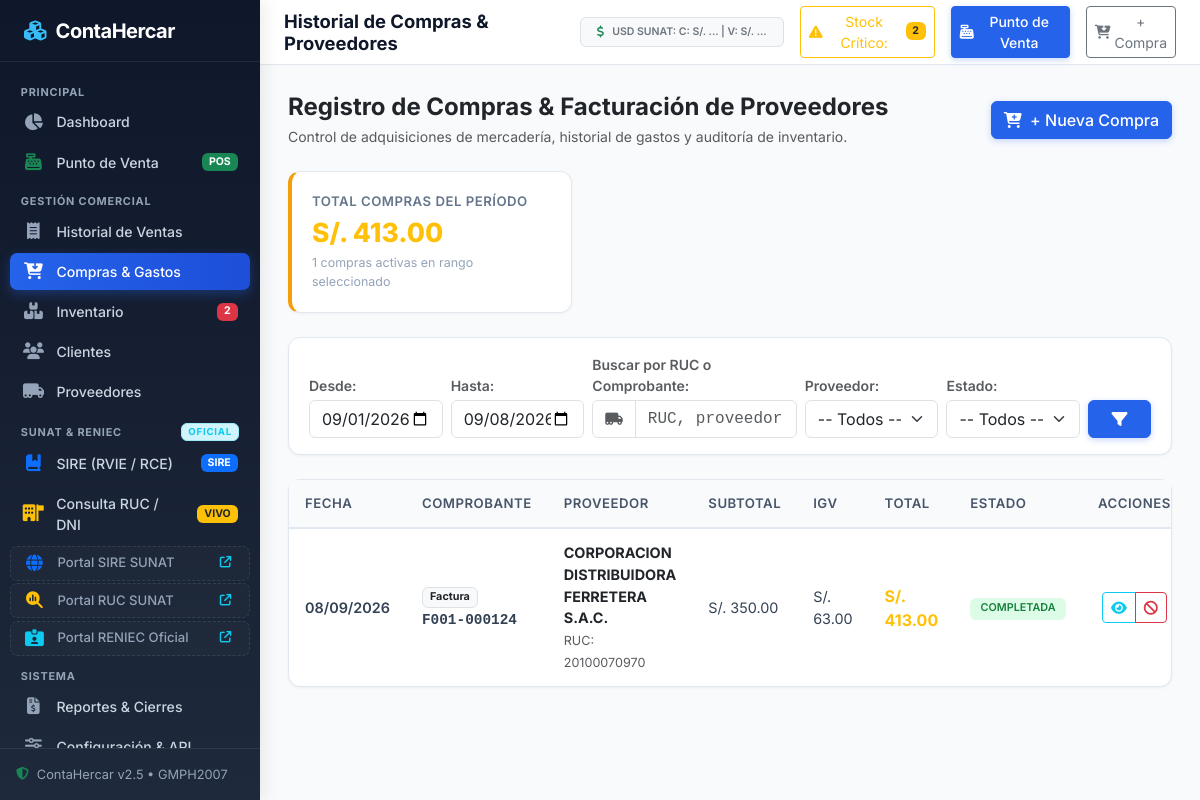
Screenshot of /compras.php with the database file from the repository.
### tables this page shows
CREATE TABLE `configuracion` (
  `id` int(11) NOT NULL AUTO_INCREMENT,
  `nombre_empresa` varchar(150) NOT NULL DEFAULT 'ContaHercar S.A.C.',
  `ruc_empresa` varchar(20) NOT NULL DEFAULT '20601234567',
  `direccion` varchar(255) DEFAULT 'Av. Principal 123, Lima - Per├║',
  `telefono` varchar(50) DEFAULT '+51 987 654 321',
  `email` varchar(100) DEFAULT 'contacto@contahercar.com',
  `moneda_simbolo` varchar(10) DEFAULT 'S/.',
  `moneda_nombre` varchar(30) DEFAULT 'Soles',
  `impuesto_nombre` varchar(20) DEFAULT 'IGV',
  `impuesto_porcentaje` decimal(5,2) DEFAULT 18.00,
  `api_ruc_url` varchar(255) DEFAULT 'https://api.apis.net.pe/v2/sunat/ruc?numero={numero}',
  `api_dni_url` varchar(255) DEFAULT 'https://api.apis.net.pe/v2/reniec/dni?numero={numero}',
  `api_ruc_token` varchar(255) DEFAULT '',
  `api_ruc_provider` varchar(50) DEFAULT 'apisnet',
  `updated_at` timestamp NOT NULL DEFAULT current_timestamp() ON UPDATE current_timestamp(),
  `sire_client_id` varchar(255) DEFAULT '',
  `sire_client_secret` varchar(255) DEFAULT '',
  `sire_usuario_sol` varchar(50) DEFAULT '',
  `sire_clave_sol` varchar(50) DEFAULT '',
  `sire_ambiente` varchar(20) DEFAULT 'beta',
  PRIMARY KEY (`id`)
);

CREATE TABLE `compras` (
  `id` int(11) NOT NULL AUTO_INCREMENT,
  `proveedor_id` int(11) NOT NULL,
  `tipo_comprobante` varchar(50) DEFAULT 'Factura',
  `serie_numero` varchar(50) NOT NULL,
  `fecha_compra` date NOT NULL,
  `subtotal` decimal(12,2) NOT NULL DEFAULT 0.00,
  `impuesto` decimal(12,2) NOT NULL DEFAULT 0.00,
  `total` decimal(12,2) NOT NULL DEFAULT 0.00,
  `estado` varchar(20) DEFAULT 'COMPLETADA',
  `observaciones` text DEFAULT NULL,
  `created_at` timestamp NOT NULL DEFAULT current_timestamp(),
  PRIMARY KEY (`id`),
  KEY `proveedor_id` (`proveedor_id`),
  CONSTRAINT `compras_ibfk_1` FOREIGN KEY (`proveedor_id`) REFERENCES `proveedores` (`id`)
);

CREATE TABLE `proveedores` (
  `id` int(11) NOT NULL AUTO_INCREMENT,
  `tipo_doc` varchar(10) NOT NULL DEFAULT 'RUC',
  `num_doc` varchar(20) NOT NULL,
  `razon_social` varchar(200) NOT NULL,
  `contacto` varchar(100) DEFAULT NULL,
  `direccion` varchar(255) DEFAULT NULL,
  `telefono` varchar(50) DEFAULT NULL,
  `email` varchar(100) DEFAULT NULL,
  `estado_sunat` varchar(50) DEFAULT 'ACTIVO',
  `created_at` timestamp NOT NULL DEFAULT current_timestamp(),
  PRIMARY KEY (`id`),
  UNIQUE KEY `num_doc` (`num_doc`)
);

### config/app.php (called while the page is built, shortened)
<?php
function getSystemConfig() {
    static $config = null;
    if ($config !== null) {
        return $config;
    }
    $pdo = getDBConnection();
    $stmt = $pdo->query("SELECT * FROM configuracion ORDER BY id ASC LIMIT 1");
    $config = $stmt->fetch();
    return $config;
}
function formatMoney($amount) {
    $cfg = getSystemConfig();
    $symbol = $cfg['moneda_simbolo'] ?? 'S/.';
    return $symbol . ' ' . number_format((float)$amount, 2, '.', ',');
}
function formatDate($dateStr) {
    $time = strtotime($dateStr);
    return date('d/m/Y', $time);
}

### compras.php (the view, shortened to what this page needs)
<?php
require_once __DIR__ . '/includes/header.php';
$pdo = getDBConnection();
$cfg = getSystemConfig();
$fechaIni = $_GET['fecha_ini'] ?? date('Y-m-01');
$fechaFin = $_GET['fecha_fin'] ?? date('Y-m-d');
$busqueda = isset($_GET['q']) ? trim($_GET['q']) : '';
$sql = "SELECT c.*, p.razon_social as proveedor_nombre, p.num_doc as proveedor_ruc
        FROM compras c
        INNER JOIN proveedores p ON c.proveedor_id = p.id
        WHERE c.fecha_compra BETWEEN ? AND ?";
$params = [$fechaIni, $fechaFin];
$sql .= " ORDER BY c.fecha_compra DESC, c.id DESC";
$stmt = $pdo->prepare($sql);
$stmt->execute($params);
$compras = $stmt->fetchAll();
$totalMonto = 0;
$totalCompletadas = 0;
foreach ($compras as $c) {
    if ($c['estado'] === 'COMPLETADA') {
        $totalMonto += (float)$c['total'];
        $totalCompletadas++;
    }
}
?>
<div class="d-flex flex-wrap align-items-center justify-content-between gap-3 mb-4">
    <div>
        <h4 class="mb-1 text-dark fw-bold">Registro de Compras & Facturación de Proveedores</h4>
        <p class="text-muted small mb-0">Control de adquisiciones de mercadería, historial de gastos y auditoría de inventario.</p>
    </div>
    <a href="compra_nueva.php" class="btn btn-primary">
        <i class="fa fa-cart-plus me-1"></i> + Nueva Compra
    </a>
</div>
<div class="row g-3 mb-4">
    <div class="col-12 col-md-6 col-lg-4">
        <div class="stat-card border-warning-accent">
            <div class="stat-title">Total Compras del Período</div>
            <div class="stat-value text-warning"><?= formatMoney($totalMonto) ?></div>
            <div class="stat-subtitle"><?= $totalCompletadas ?> compras activas en rango seleccionado</div>
        </div>
    </div>
</div>
<div class="card-custom mb-4">
    <div class="card-custom-body py-3">
        <form method="GET" action="compras.php" class="row g-2 align-items-end">
            <div class="col-6 col-md-2">
                <label class="form-label small fw-semibold text-muted mb-1">Desde:</label>
                <input type="date" name="fecha_ini" class="form-control" value="<?= htmlspecialchars($fechaIni) ?>">
            </div>
            <div class="col-6 col-md-2">
                <label class="form-label small fw-semibold text-muted mb-1">Hasta:</label>
                <input type="date" name="fecha_fin" class="form-control" value="<?= htmlspecialchars($fechaFin) ?>">
            </div>
            <div class="col-12 col-md-3">
                <label class="form-label small fw-semibold text-muted mb-1">Buscar por RUC o Comprobante:</label>
                <div class="input-group">
                    <span class="input-group-text bg-white"><i class="fa fa-truck-moving text-muted small"></i></span>
                    <input type="text" name="q" class="form-control font-monospace" placeholder="RUC, proveedor, serie..." value="<?= htmlspecialchars($busqueda) ?>">
                </div>
            </div>
            <div class="col-6 col-md-2">
                <label class="form-label small fw-semibold text-muted mb-1">Proveedor:</label>
                <select name="proveedor_id" class="form-select">
                    <option value="0">-- Todos --</option>
                </select>
            </div>
            <div class="col-6 col-md-2">
                <label class="form-label small fw-semibold text-muted mb-1">Estado:</label>
                <select name="estado" class="form-select">
                    <option value="">-- Todos --</option>
                </select>
            </div>
            <div class="col-12 col-md-1">
                <button type="submit" class="btn btn-primary w-100" title="Filtrar"><i class="fa fa-filter"></i></button>
            </div>
        </form>
    </div>
</div>
<div class="card-custom">
    <div class="card-custom-body p-0">
        <div class="table-responsive">
            <table class="table-custom">
                <thead>
                    <tr>
                        <th>Fecha</th>
                        <th>Comprobante</th>
                        <th>Proveedor</th>
                        <th>Subtotal</th>
                        <th><?= htmlspecialchars($cfg['impuesto_nombre']) ?></th>
                        <th>Total</th>
                        <th>Estado</th>
                        <th class="text-center">Acciones</th>
                    </tr>
                </thead>
                <tbody>
                    <?php if (empty($compras)): ?>
                        <tr>
                            <td colspan="8" class="text-center py-4 text-muted">
                                <i class="fa fa-receipt fs-2 mb-2 d-block text-secondary"></i>
                                No se encontraron compras en el rango de fechas seleccionado.
                            </td>
                        </tr>
                    <?php else: ?>
                        <?php foreach ($compras as $c): ?>
                            <tr>
                                <td><span class="fw-semibold"><?= formatDate($c['fecha_compra']) ?></span></td>
                                <td>
                                    <span class="badge bg-light text-dark border"><?= htmlspecialchars($c['tipo_comprobante']) ?></span><br>
                                    <span class="fw-bold font-monospace"><?= htmlspecialchars($c['serie_numero']) ?></span>
                                </td>
                                <td>
                                    <div class="fw-bold text-dark"><?= htmlspecialchars($c['proveedor_nombre']) ?></div>
                                    <small class="text-muted">RUC: <?= htmlspecialchars($c['proveedor_ruc']) ?></small>
                                </td>
                                <td><?= formatMoney($c['subtotal']) ?></td>
                                <td><?= formatMoney($c['impuesto']) ?></td>
                                <td class="fw-bold text-warning fs-6"><?= formatMoney($c['total']) ?></td>
                                <td>
                                    <span class="badge <?= $c['estado'] === 'COMPLETADA' ? 'badge-soft-success' : 'badge-soft-danger' ?>">
                                        <?= htmlspecialchars($c['estado']) ?>
                                    </span>
                                </td>
                                <td class="text-center">
                                    <div class="btn-group btn-group-sm">
                                        <button type="button" class="btn btn-outline-info" title="Ver Ítems Comprados" onclick="verDetalleCompra(<?= $c['id'] ?>)">
                                            <i class="fa fa-eye"></i>
                                        </button>
                                        <?php if ($c['estado'] === 'COMPLETADA'): ?>
                                            <button type="button" class="btn btn-outline-danger" title="Anular Compra y Revertir Stock" onclick="confirmarAnularCompra(<?= $c['id'] ?>, '<?= addslashes($c['serie_numero']) ?>')">
                                                <i class="fa fa-ban"></i>
                                            </button>
                                        <?php endif; ?>
                                    </div>
                                </td>
                            </tr>
                        <?php endforeach; ?>
                    <?php endif; ?>
                </tbody>
            </table>
        </div>
    </div>
</div>
<?php include __DIR__ . '/includes/footer.php'; ?>

### assets/css/style.css (style rules this page uses)
:root { --primary: #2563eb; --primary-dark: #1d4ed8; --primary-light: #eff6ff; --secondary: #64748b; --success: #10b981; --warning: #f59e0b; --danger: #ef4444; --info: #06b6d4; --dark: #0f172a; --dark-surface: #1e293b; --light-bg: #f8fafc; --border-color: #e2e8f0; --sidebar-width: 260px; --topbar-height: 65px; }
body { font-family: 'Inter', system-ui, -apple-system, BlinkMacSystemFont, 'Segoe UI', Roboto, Oxygen, Ubuntu, Cantarell, sans-serif; background-color: var(--light-bg); color: #334155; margin: 0; padding: 0; overflow-x: hidden; }
.card-custom { background: #ffffff; border: 1px solid var(--border-color); border-radius: 0.75rem; box-shadow: 0 1px 3px rgba(0, 0, 0, 0.05); margin-bottom: 1.5rem; transition: transform 0.2s, box-shadow 0.2s; }
.card-custom-body { padding: 1.25rem; }
.stat-card { background: #ffffff; border: 1px solid var(--border-color); border-radius: 0.75rem; padding: 1.25rem; position: relative; overflow: hidden; box-shadow: 0 1px 3px rgba(0, 0, 0, 0.04); transition: all 0.25s ease; }
.stat-card .stat-title { font-size: 0.825rem; font-weight: 600; text-transform: uppercase; letter-spacing: 0.5px; color: #64748b; margin-bottom: 0.35rem; }
.stat-card .stat-value { font-size: 1.65rem; font-weight: 800; color: var(--dark); line-height: 1.2; }
.stat-card .stat-subtitle { font-size: 0.78rem; color: #94a3b8; margin-top: 0.35rem; }
.stat-card.border-warning-accent { border-left: 4px solid var(--warning); }
.table-custom { width: 100%; margin-bottom: 0; border-collapse: separate; border-spacing: 0; }
.table-custom th { background-color: #f8fafc; color: #475569; font-weight: 600; font-size: 0.825rem; text-transform: uppercase; letter-spacing: 0.5px; padding: 0.85rem 1rem; border-bottom: 2px solid var(--border-color); }
.table-custom td { padding: 0.85rem 1rem; vertical-align: middle; border-bottom: 1px solid var(--border-color); font-size: 0.9rem; }
.table-custom tr:last-child td { border-bottom: none; }
.badge-soft-success { background-color: #dcfce7; color: #15803d; font-weight: 600; padding: 0.35rem 0.65rem; border-radius: 0.375rem; }
.btn-primary { background-color: var(--primary); border-color: var(--primary); box-shadow: 0 2px 6px rgba(37, 99, 235, 0.25); font-weight: 500; }

### rows the page displays
configuracion: moneda_simbolo "S/. 413.00", impuesto_nombre "IGV"
compras: fecha_compra "08/09/2026", tipo_comprobante "Factura", serie_numero "F001-000124", proveedor.razon_social "CORPORACION DISTRIBUIDORA FERRETERA S.A.C.", proveedor.num_doc "20100070970", subtotal.moneda_simbolo "S/. 350.00", impuesto.moneda_simbolo "S/. 63.00", total.moneda_simbolo "S/. 413.00", estado "COMPLETADA"

### other values shown
$quickCounters['low_stock'] "2"
$pageTitle "Historial de Compras & Proveedores"
$totalCompletadas "1"
